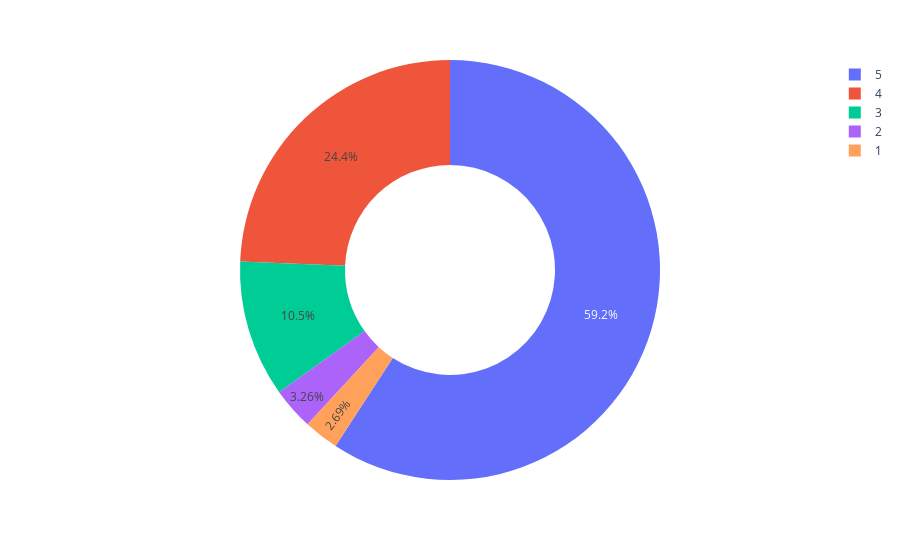

This figure's notebook cell:
### Code cell
figure = px.pie(df, values= quantity, names= numbers, hole=0.5)
figure.show()

### Figure 1 — Plotly figure (JSON) as saved in the notebook; plotly's stock layout.template omitted (floating-point values rounded to 4 significant figures)
{"data": [{"domain": {"x": [0, 1], "y": [0, 1]}, "hole": 0.5, "hovertemplate": "label=%{label}<br>value=%{value}<extra></extra>", "labels": [5, 4, 3, 2, 1], "legendgroup": "", "name": "", "showlegend": true, "type": "pie", "values": [945, 389, 168, 52, 43]}], "layout": {"legend": {"tracegroupgap": 0}, "margin": {"t": 60}}}
